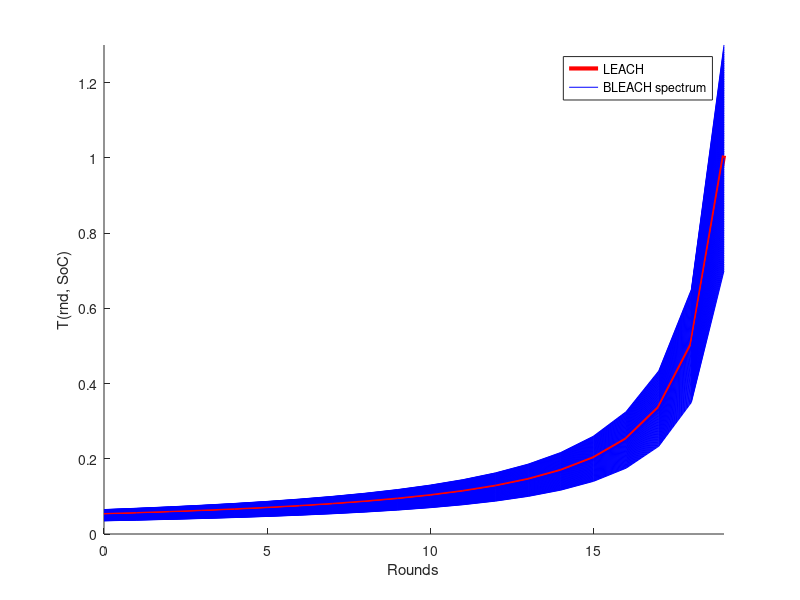

MATLAB code to generate this figure:
clc, clear all, close all

t = [];

p = 0.05;               

episode = 1/p;
rnd = 0;

leach_ones = ones(1,9);
leach_zeros = zeros(1,9);
SoC = 1:-p:p;
SoC_high = 0.8.*ones(1,9);  

SoC_low = 0.2.*ones(1,9);  

% Spread decides which value T_BLEACH_zero is to end at.
% It also makes T_BLEACH_one end at 2-spread. So it ends at an even space
% around 1.
spread = 0.3;      
steplen = 2*spread/100;
for i = 1:episode
    t = [t, (p / (1 - p * mod(rnd, episode)))];
    rnd = rnd+1;
end

maxVec = t.*(1+spread);
minVec = t.*(1-spread);

rndVec = 0:length(t)-1;

vVector = []; 
for i = spread:-steplen:-spread
vVector = [vVector; t.*(1+i)];
end

hVec = zeros(1, length(spread:-steplen:-spread));

clrs = ['b','g','r','y'];

figure(1)
hold on
for i = 1:length(spread:-steplen:-spread)
    if(i==50)
        hVec(i) = plot(rndVec, vVector(i, :),'LineWidth',3.0,'color', 'r');
    else
        hVec(i) = plot(rndVec, vVector(i, :), 'color', 'b');
        %hVec(i) = plot(rndVec, vVector(i, :), 'color', clrs(mod(i,length(clrs))+1));
    end
end
legend([hVec(50) hVec(1)], 'LEACH', 'BLEACH spectrum')
xlabel('Rounds')
ylabel('T(rnd, SoC)')
ylim([0 1+spread])
xlim([0 (episode-1)])
residMax = maxVec-t;
leastQuadMax = residMax*residMax'

residMin = t-minVec;
leastQuadMin = residMin*residMin'

rndVec = 0:length(t)-1;